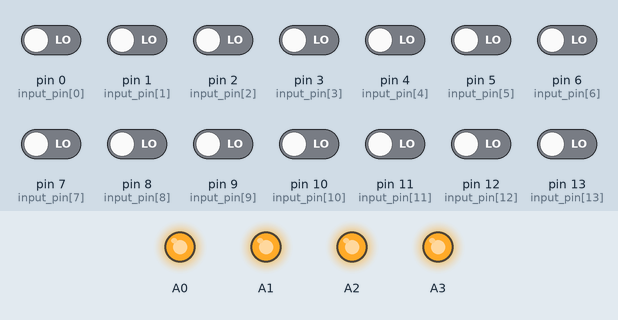
This sketch was run on a simulated Arduino Nano, built with avr-gcc and run on an emulated ATmega328P. Parts: output pins drawn as LEDs (lit = HIGH). The inputs (shaded band) are chosen by the test bench; at power-on: pin 0 (input_pin[0]), pin 1 (input_pin[1]), pin 2 (input_pin[2]), pin 3 (input_pin[3]), pin 4 (input_pin[4]), pin 5 (input_pin[5]), pin 6 (input_pin[6]), pin 7 (input_pin[7]), pin 8 (input_pin[8]), pin 9 (input_pin[9]), pin 10 (input_pin[10]), pin 11 (input_pin[11]), pin 12 (input_pin[12]), pin 13 (input_pin[13]) LOW.

Above: at 1.2 s.
1.3 s: pin 0 (input_pin[0]) driven HIGH
At 1.6 s:
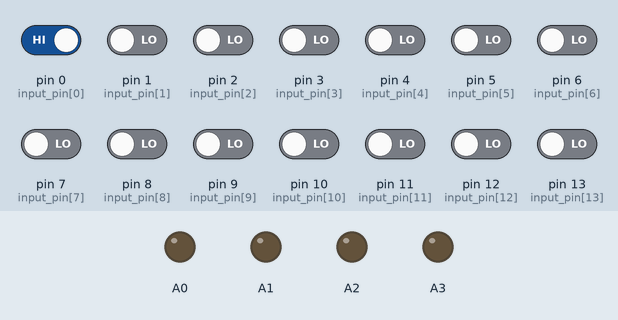
2.8 s: pin 1 (input_pin[1]) driven HIGH
At 4.0 s:
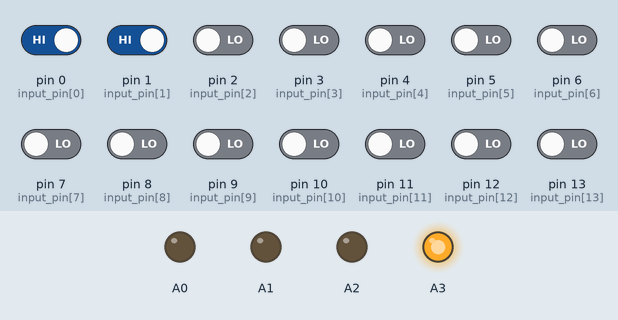
4.3 s: pin 2 (input_pin[2]) driven HIGH
At 5.3 s:
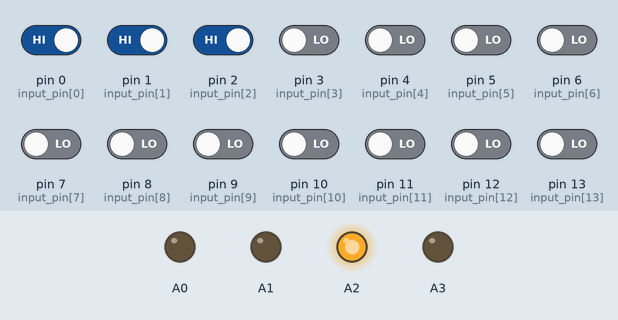
5.8 s: pin 3 (input_pin[3]) driven HIGH
At 6.2 s:
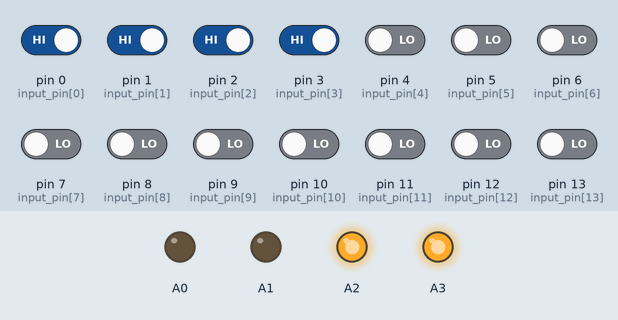
7.3 s: pin 4 (input_pin[4]) driven HIGH
At 8.5 s:
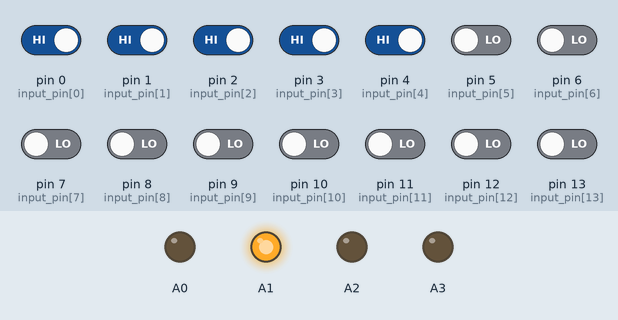
8.8 s: pin 5 (input_pin[5]) driven HIGH
At 10.0 s:
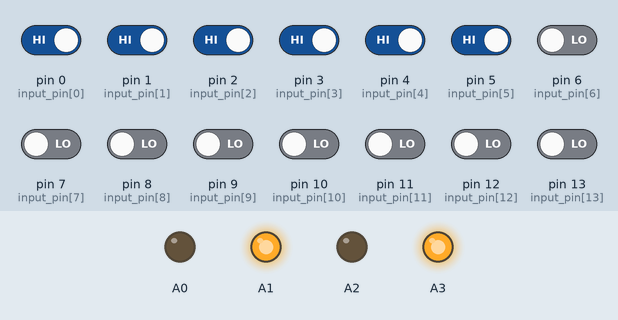
Timing chart, 0 to 11.3 s (numbered marks = the images above; inputs shaded):
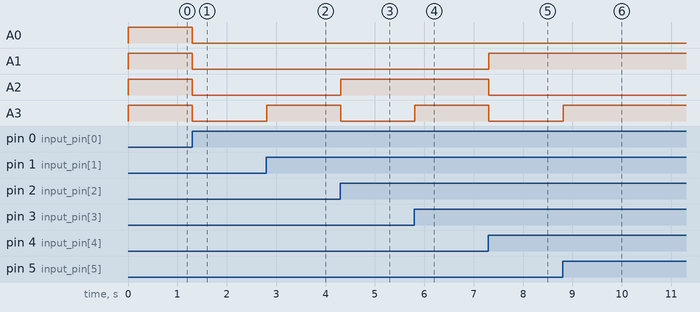

Measured:
- after the input at 1.3 s, A0–3: HIGH → LOW at once
- after the input at 2.8 s, A3: LOW → HIGH at once
- after the input at 4.3 s, A2: LOW → HIGH at once; A3: HIGH → LOW at once
- after the input at 5.8 s, A3: LOW → HIGH at once
- after the input at 7.3 s, A1: LOW → HIGH at once; A2, A3: HIGH → LOW at once
- after the input at 8.8 s, A3: LOW → HIGH at once

The sketch:

challenge.ino
```cpp
// 2.34V, 3.9V, 0.47V, 0.78V, 4.52V, 2.96V
// HIGH > 3.0V

int value = 0;
int input_pin[16] = {0, 1, 2, 3, 4, 5, 6, 7, 8, 9, 10, 11, 12, 13, A6, A7};

void setup()
{
  for (int i = 0; i < 16; i++)
  {
    pinMode(input_pin[i], INPUT);
  }

  pinMode(A0, OUTPUT);
  pinMode(A1, OUTPUT);
  pinMode(A2, OUTPUT);
  pinMode(A3, OUTPUT);
}

void loop()
{

  value = -1;
  for (int i = 0; i < 16; i++)
  {
    if (digitalRead(input_pin[i]) == HIGH)
    {
      value++;
    }
  }

  if (value & 1)
  {
    digitalWrite(A3, HIGH);
  }
  else
  {
    digitalWrite(A3, LOW);
  }

  value = value >> 1;
  if (value & 1)
  {
    digitalWrite(A2, HIGH);
  }
  else
  {
    digitalWrite(A2, LOW);
  }

  value = value >> 1;
  if (value & 1)
  {
    digitalWrite(A1, HIGH);
  }
  else
  {
    digitalWrite(A1, LOW);
  }

  value = value >> 1;
  if (value & 1)
  {
    digitalWrite(A0, HIGH);
  }
  else
  {
    digitalWrite(A0, LOW);
  }

  delay(10);
}
```

solve.c
```cpp
#include <stdio.h>

float tensions[6] = {2.34, 3.9, 0.47, 0.78, 4.52, 2.96};

int main()
{
    printf("404CTF{");

    float offset = 5.0 / 16.0;
    float threshold = 3.0;

    for (int i = 0; i < 6; i++)
    {
        int value = -1;
        for (int j = 0; j < 16; j++)
        {
            if (j != 15 && tensions[i] - offset > threshold && (j == 0 || j == 4 || j == 8 || j == 12))
            {
                value++;
            }
        }

        if (value & 1)
        {
            printf("1");
        }
        else
        {
            printf("0");
        }

        value = value >> 1;
        if (value & 1)
        {
            printf("1");
        }
        else
        {
            printf("0");
        }

        value = value >> 1;
        if (value & 1)
        {
            printf("1");
        }
        else
        {
            printf("0");
        }

        value = value >> 1;
        if (value & 1)
        {
            printf("1");
        }
        else
        {
            printf("0");
        }
    }
    printf("}\n");
}
```
